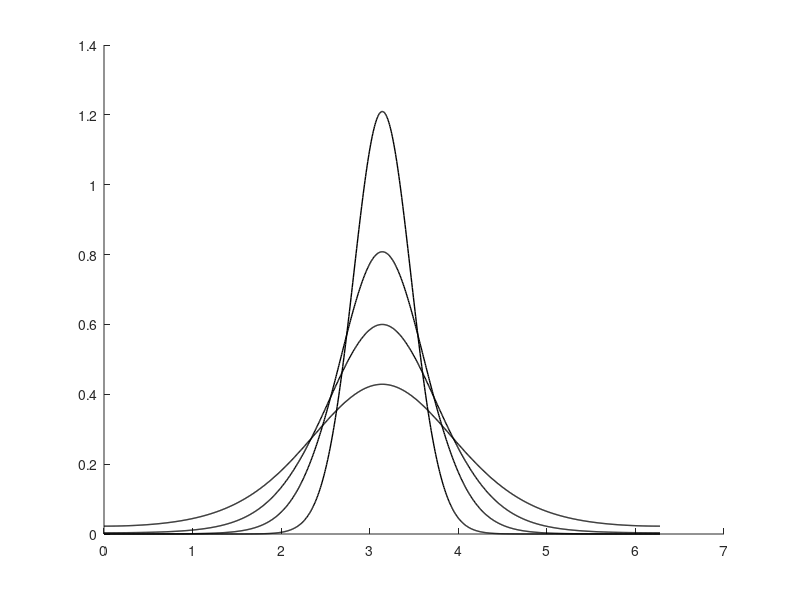

Here is the MATLAB script that generated this plot: (Note: this script raises an error after producing the figure.)
function [] = SolutionComparisonForStationaryPhaseSynchronization1D

    clc;
    clearvars;
    
    % Show exact solution
    
    figure; hold on;
    parameters = {[1.0, 0.1, 0.94554218642329801]; [1.0, 0.2, 0.8768234220629445]; [1.0, 0.3, 0.77312962537029162]; [1.0, 0.4, 0.5897079877827418]};
    for i = 1 : numel(parameters)
        coupling_strength = parameters{i}(1, 1);
        diffusion = parameters{i}(1, 2);
        order_parameter = parameters{i}(1, 3);
        [x, f] = ExactSolution(coupling_strength, diffusion, order_parameter);
        h_exact = plot(x, f, 'LineWidth', 1, 'Color', [0 0 0]);
    end % i
    set(gca, 'ColorOrderIndex', 1);

    % Show numerical solution
    n = 1;
    m = 1;
    l = 256;
    skip_time = 200 * 1;
    dx = 1 / n;
    dy = 1 / m;
    dphi = 2 * pi / l;

    folder = '/Users/nikita/Documents/Projects/spc2/spc2FiniteVolumeMethods/TestCaseStationaryPhaseSynchronization1D/';
    % folder = '/Volumes/Kruk/spc2/spc2FiniteVolumeMethods/';
    numerical_legend_handles = zeros(numel(parameters), 1);
    numerical_legend_names = cell(numel(parameters), 1);
    markers = ['o', 'o', 'o', 'o'];
    for i = 1 : numel(parameters)
        coupling_strength = parameters{i}(1, 1);
        diffusion = parameters{i}(1, 2);
        base_name = strcat('dt_1e-05_sigma_', num2str(coupling_strength), '_rho_1_alpha_0_Dphi_', num2str(diffusion), '_', ...
            num2str(n), '_', num2str(m), '_', num2str(l), '_1000');
        file_name = strcat(folder, base_name, '.bin');
        file_id = fopen(file_name);
        size_of_float = 8;
        status = fseek(file_id, (1 + n * m * l) * skip_time * size_of_float, 'bof'); % skip t_0 steps
        assert(~status);

        continuum_limit_pdf = fread(file_id, [1 + n * m * l, 1], 'double');
        time = continuum_limit_pdf(1, 1);
        density_all = reshape(continuum_limit_pdf(2 : n * m * l + 1, 1), l, n, m);
        density_phi = squeeze(sum(sum(density_all, 2), 3) * dx * dy);
        % density_phi = [density_phi; density_phi
        discretization_grid = 0 : dphi : (l - 1) * dphi;
        mean_direction = mod(angle(mean(exp(1i * discretization_grid) .* density_phi.')), 2 * pi);
        mean_direction_idx = floor(mean_direction / (2 * pi) * l);

        % figure;
        numerical_legend_handles(i, 1) = plot(mod(discretization_grid - mean_direction + pi, 2 * pi), density_phi, markers(i), 'MarkerSize', 6);
        % numerical_legend_handles(i, 1) = plot(discretization_grid, circshift(density_phi, -mean_direction_idx + l / 2));
        numerical_legend_names{i, 1} = strcat('D_\phi=', num2str(diffusion), ', FVM');
    end % i
    axis([0 2*pi 0 1.3]);
    grid on; box on; hold on;
    h_legend = legend([numerical_legend_handles; h_exact], [numerical_legend_names; {'Exact solutions'}], 'FontSize', 20, 'Interpreter', 'Tex', 'Location', 'NorthEast');
    set(gca,...
        'Units', 'normalized',...
        'FontUnits', 'points',...
        'FontWeight', 'normal',...
        'FontSize', 30,...
        'FontName', 'Helvetica',...
        'linew', 1);
%     set(h_legend, 'Color', 'None');
    
end

function [x, f] = ExactSolution(coupling_strength, diffusion, order_parameter)

    l = 1000; dphi = 2 * pi / l;
    gamma = coupling_strength * order_parameter / diffusion;
    x_0 = pi;
    x = 0 : dphi : (l - 1) * dphi;
    f = exp(gamma * cos(x - x_0)) / (2.0 * pi * besseli(0, gamma));

end